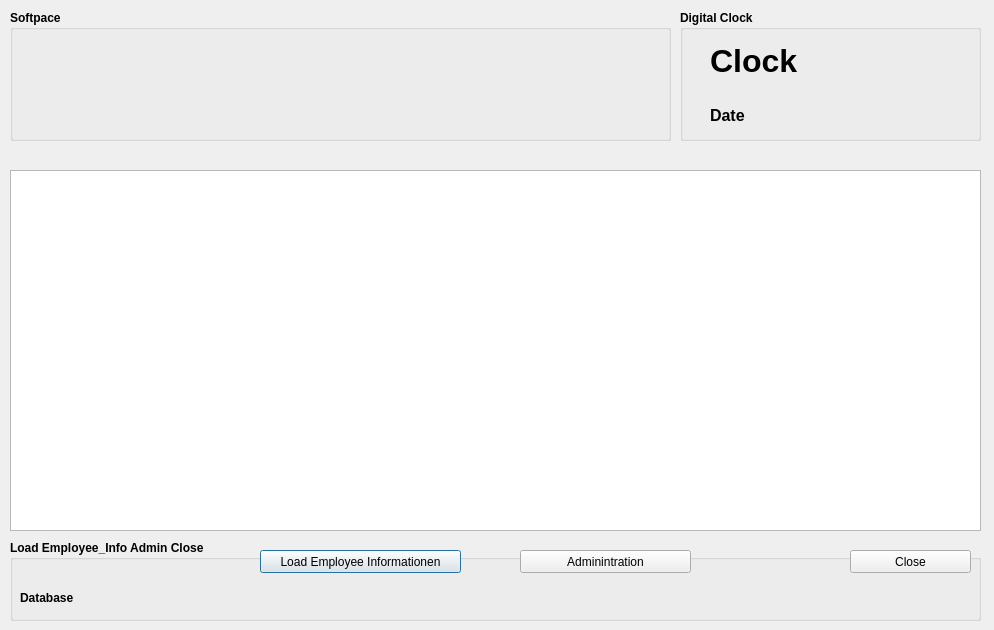
<?xml version="1.0" encoding="UTF-8"?>
<ui version="4.0">
 <class>EmployeeInfo</class>
 <widget class="QDialog" name="EmployeeInfo">
  <property name="geometry">
   <rect>
    <x>0</x>
    <y>0</y>
    <width>994</width>
    <height>630</height>
   </rect>
  </property>
  <property name="windowTitle">
   <string>Dialog</string>
  </property>
  <widget class="QGroupBox" name="groupBox_DigitalClock">
   <property name="geometry">
    <rect>
     <x>680</x>
     <y>10</y>
     <width>301</width>
     <height>131</height>
    </rect>
   </property>
   <property name="font">
    <font>
     <weight>75</weight>
     <bold>true</bold>
    </font>
   </property>
   <property name="title">
    <string>Digital Clock</string>
   </property>
   <widget class="QLabel" name="label_DigitalClock">
    <property name="geometry">
     <rect>
      <x>30</x>
      <y>20</y>
      <width>251</width>
      <height>61</height>
     </rect>
    </property>
    <property name="font">
     <font>
      <pointsize>24</pointsize>
     </font>
    </property>
    <property name="text">
     <string>Clock</string>
    </property>
   </widget>
   <widget class="QLabel" name="label_DateTime">
    <property name="geometry">
     <rect>
      <x>30</x>
      <y>90</y>
      <width>251</width>
      <height>31</height>
     </rect>
    </property>
    <property name="font">
     <font>
      <pointsize>12</pointsize>
     </font>
    </property>
    <property name="text">
     <string>Date</string>
    </property>
   </widget>
  </widget>
  <widget class="QGroupBox" name="groupBoxLoadEmployeeAdminClose">
   <property name="geometry">
    <rect>
     <x>10</x>
     <y>540</y>
     <width>971</width>
     <height>81</height>
    </rect>
   </property>
   <property name="font">
    <font>
     <weight>75</weight>
     <bold>true</bold>
    </font>
   </property>
   <property name="title">
    <string>Load Employee_Info Admin Close</string>
   </property>
   <widget class="QPushButton" name="pushButton_EmployeeInfo">
    <property name="geometry">
     <rect>
      <x>250</x>
      <y>10</y>
      <width>201</width>
      <height>23</height>
     </rect>
    </property>
    <property name="font">
     <font>
      <weight>50</weight>
      <bold>false</bold>
     </font>
    </property>
    <property name="text">
     <string>Load Employee Informationen</string>
    </property>
   </widget>
   <widget class="QPushButton" name="pushButton_Admin">
    <property name="geometry">
     <rect>
      <x>510</x>
      <y>10</y>
      <width>171</width>
      <height>23</height>
     </rect>
    </property>
    <property name="font">
     <font>
      <weight>50</weight>
      <bold>false</bold>
     </font>
    </property>
    <property name="text">
     <string>Adminintration</string>
    </property>
   </widget>
   <widget class="QPushButton" name="pushButtonClose">
    <property name="geometry">
     <rect>
      <x>840</x>
      <y>10</y>
      <width>121</width>
      <height>23</height>
     </rect>
    </property>
    <property name="font">
     <font>
      <weight>50</weight>
      <bold>false</bold>
     </font>
    </property>
    <property name="text">
     <string>Close</string>
    </property>
   </widget>
   <widget class="QLabel" name="Label_DatabaseConnecction">
    <property name="geometry">
     <rect>
      <x>10</x>
      <y>50</y>
      <width>211</width>
      <height>16</height>
     </rect>
    </property>
    <property name="font">
     <font>
      <weight>75</weight>
      <bold>true</bold>
     </font>
    </property>
    <property name="text">
     <string>Database</string>
    </property>
   </widget>
  </widget>
  <widget class="QGroupBox" name="groupBoxSoftpace">
   <property name="geometry">
    <rect>
     <x>10</x>
     <y>10</y>
     <width>661</width>
     <height>131</height>
    </rect>
   </property>
   <property name="font">
    <font>
     <weight>75</weight>
     <bold>true</bold>
    </font>
   </property>
   <property name="title">
    <string>Softpace</string>
   </property>
   <widget class="QLabel" name="label">
    <property name="geometry">
     <rect>
      <x>10</x>
      <y>20</y>
      <width>331</width>
      <height>101</height>
     </rect>
    </property>
    <property name="text">
     <string/>
    </property>
    <property name="pixmap">
     <pixmap>../../../../Qt/Logo/Logo.jpg</pixmap>
    </property>
   </widget>
   <widget class="QLabel" name="label_4">
    <property name="geometry">
     <rect>
      <x>350</x>
      <y>20</y>
      <width>281</width>
      <height>101</height>
     </rect>
    </property>
    <property name="text">
     <string/>
    </property>
    <property name="pixmap">
     <pixmap>../../../../Qt/Blaise-Passbilder/Blaise-Passbild_klein_sw.jpg</pixmap>
    </property>
   </widget>
  </widget>
  <widget class="QTableView" name="tableViewEmployee">
   <property name="geometry">
    <rect>
     <x>10</x>
     <y>170</y>
     <width>971</width>
     <height>361</height>
    </rect>
   </property>
  </widget>
 </widget>
 <resources/>
 <connections/>
</ui>
